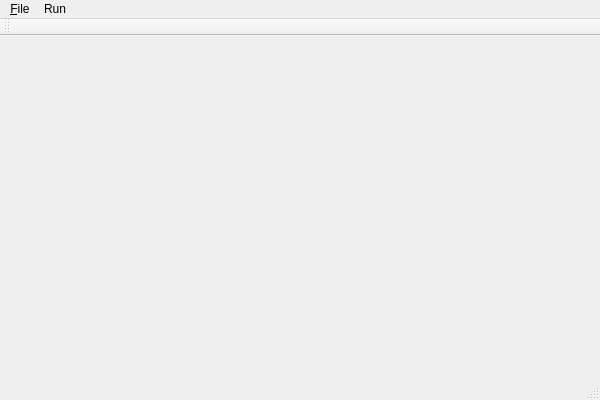
<?xml version="1.0" encoding="UTF-8"?>
<ui version="4.0">
 <class>AppClass</class>
 <widget class="QMainWindow" name="AppClass">
  <property name="geometry">
   <rect>
    <x>0</x>
    <y>0</y>
    <width>600</width>
    <height>400</height>
   </rect>
  </property>
  <property name="windowTitle">
   <string>UV-Disparity</string>
  </property>
  <widget class="QWidget" name="centralWidget"/>
  <widget class="QMenuBar" name="menuBar">
   <property name="geometry">
    <rect>
     <x>0</x>
     <y>0</y>
     <width>600</width>
     <height>21</height>
    </rect>
   </property>
   <widget class="QMenu" name="menu_File">
    <property name="title">
     <string>&amp;File</string>
    </property>
    <addaction name="action_Load_source"/>
    <addaction name="action_Load_mask"/>
    <addaction name="action_Remove_mask"/>
    <addaction name="action_Load_default"/>
    <addaction name="action_Save"/>
   </widget>
   <widget class="QMenu" name="menuRun">
    <property name="title">
     <string>Run</string>
    </property>
    <addaction name="actionV_Disparity"/>
    <addaction name="actionU_Disparity"/>
    <addaction name="actionHoughLineV_Disp"/>
    <addaction name="actionPHoughLineV_Disp"/>
    <addaction name="actionCudaHoughLineV_Disp"/>
    <addaction name="actionCudaPHoughLineV_Disp"/>
   </widget>
   <addaction name="menu_File"/>
   <addaction name="menuRun"/>
  </widget>
  <widget class="QToolBar" name="mainToolBar">
   <attribute name="toolBarArea">
    <enum>TopToolBarArea</enum>
   </attribute>
   <attribute name="toolBarBreak">
    <bool>false</bool>
   </attribute>
  </widget>
  <widget class="QStatusBar" name="statusBar"/>
  <action name="actionV_Disparity">
   <property name="text">
    <string>V-Disparity</string>
   </property>
  </action>
  <action name="actionU_Disparity">
   <property name="text">
    <string>U-Disparity</string>
   </property>
  </action>
  <action name="actionHoughLineV_Disp">
   <property name="text">
    <string>HoughLineV_Disp</string>
   </property>
  </action>
  <action name="actionPHoughLineV_Disp">
   <property name="text">
    <string>PHoughLineV_Disp</string>
   </property>
  </action>
  <action name="actionCudaHoughLineV_Disp">
   <property name="text">
    <string>CudaHoughLineV_Disp</string>
   </property>
  </action>
  <action name="actionCudaPHoughLineV_Disp">
   <property name="text">
    <string>CudaPHoughLineV_Disp</string>
   </property>
  </action>
  <action name="action_Load_mask">
   <property name="text">
    <string>&amp;Load mask</string>
   </property>
  </action>
  <action name="action_Load_source">
   <property name="text">
    <string>&amp;Load source</string>
   </property>
  </action>
  <action name="action_Load_default">
   <property name="text">
    <string>&amp;Load default</string>
   </property>
  </action>
  <action name="action_Remove_mask">
   <property name="text">
    <string>&amp;Remove mask</string>
   </property>
  </action>
  <action name="action_Save">
   <property name="text">
    <string>&amp;Save</string>
   </property>
  </action>
 </widget>
 <layoutdefault spacing="6" margin="11"/>
 <resources>
  <include location="app.qrc"/>
 </resources>
 <connections/>
</ui>
